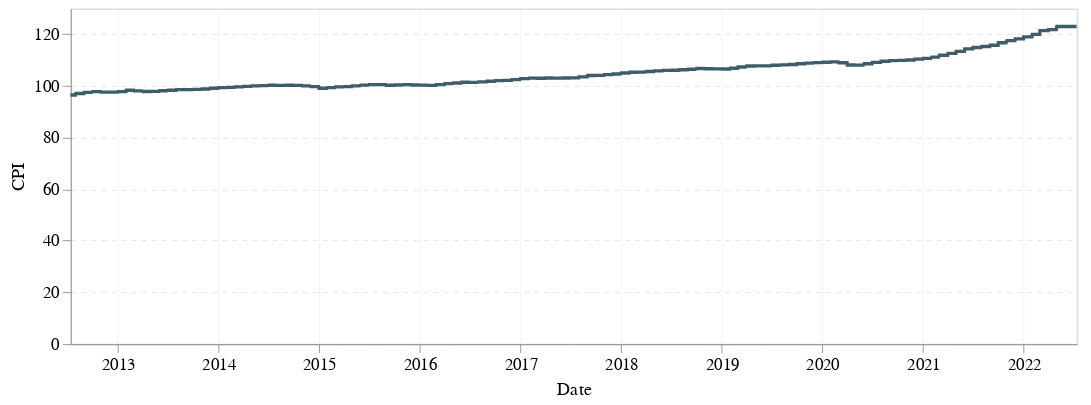

This figure's notebook cell:
### Code cell
macro_picture = alt.Chart(df_ff).mark_line().encode(
    alt.X("dt", title = "Date"),
    alt.Y("CPI", title = "CPI"),
    #alt.Y("M2SL_($B)", title = "M2 Money Supply"),
    tooltip= ['dt', 'CPI']
).properties(
    width=600, height=200
)

macro_picture

### Figure 1 — Vega-Lite specification as saved in the notebook (floating-point values rounded to 4 significant figures; data arrays with more than 128 entries replaced by an {"elided": "..."} marker saying what was removed)
{"config": {"background": "#fff", "arc": {"fill": "#3e5c69"}, "area": {"fill": "#3e5c69"}, "line": {"stroke": "#3e5c69"}, "path": {"stroke": "#3e5c69"}, "rect": {"fill": "#3e5c69"}, "shape": {"stroke": "#3e5c69"}, "symbol": {"fill": "#3e5c69"}, "axis": {"domainWidth": 0.5, "grid": true, "labelPadding": 2, "tickSize": 5, "tickWidth": 0.5, "titleFontWeight": "normal"}, "axisBand": {"grid": false}, "axisX": {"gridWidth": 0.2}, "axisY": {"gridDash": [3], "gridWidth": 0.4}, "legend": {"labelFontSize": 11, "padding": 1, "symbolType": "square"}, "range": {"category": ["#30a2da", "#fc4f30", "#2000ee", "#6d904f", "#8b8b8b", "#b96db8", "#ff9e27", "#56cc60", "#52d2ca", "#52689e", "#545454", "#9fe4f8"]}}, "data": {"name": "data-9af5e7ecb2bc986e19d0237c6f5cb825"}, "mark": "line", "encoding": {"tooltip": [{"field": "dt", "type": "temporal"}, {"field": "CPI", "type": "quantitative"}], "x": {"field": "dt", "title": "Date", "type": "temporal"}, "y": {"field": "CPI", "title": "CPI", "type": "quantitative"}}, "height": 200, "width": 600, "$schema": "https://vega.github.io/schema/vega-lite/v4.17.0.json", "datasets": {"data-9af5e7ecb2bc986e19d0237c6f5cb825": {"elided": "2642 records"}}}
